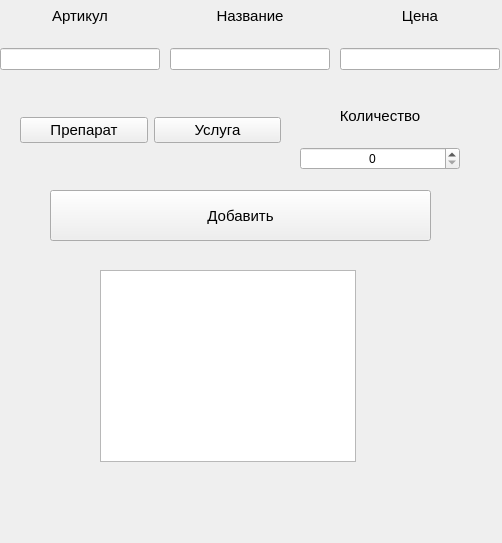
<?xml version="1.0" encoding="UTF-8"?>
<ui version="4.0">
 <class>MainWindow</class>
 <widget class="QMainWindow" name="MainWindow">
  <property name="geometry">
   <rect>
    <x>0</x>
    <y>0</y>
    <width>502</width>
    <height>543</height>
   </rect>
  </property>
  <property name="windowTitle">
   <string>MainWindow</string>
  </property>
  <widget class="QWidget" name="centralwidget">
   <widget class="QWidget" name="horizontalLayoutWidget">
    <property name="geometry">
     <rect>
      <x>20</x>
      <y>90</y>
      <width>261</width>
      <height>80</height>
     </rect>
    </property>
    <layout class="QHBoxLayout" name="horizontalLayout">
     <item>
      <widget class="QPushButton" name="preparations_push_button">
       <property name="font">
        <font>
         <family>Segoe UI</family>
         <pointsize>11</pointsize>
        </font>
       </property>
       <property name="text">
        <string>Препарат</string>
       </property>
      </widget>
     </item>
     <item>
      <widget class="QPushButton" name="services_push_button">
       <property name="font">
        <font>
         <family>Segoe UI</family>
         <pointsize>11</pointsize>
        </font>
       </property>
       <property name="text">
        <string>Услуга</string>
       </property>
      </widget>
     </item>
    </layout>
   </widget>
   <widget class="QWidget" name="verticalLayoutWidget">
    <property name="geometry">
     <rect>
      <x>0</x>
      <y>-10</y>
      <width>160</width>
      <height>80</height>
     </rect>
    </property>
    <layout class="QVBoxLayout" name="verticalLayout">
     <item>
      <widget class="QLabel" name="label">
       <property name="font">
        <font>
         <family>Segoe UI</family>
         <pointsize>11</pointsize>
        </font>
       </property>
       <property name="text">
        <string>Артикул</string>
       </property>
       <property name="alignment">
        <set>Qt::AlignCenter</set>
       </property>
      </widget>
     </item>
     <item>
      <widget class="QLineEdit" name="article_line_edit"/>
     </item>
    </layout>
   </widget>
   <widget class="QWidget" name="verticalLayoutWidget_2">
    <property name="geometry">
     <rect>
      <x>170</x>
      <y>-10</y>
      <width>160</width>
      <height>80</height>
     </rect>
    </property>
    <layout class="QVBoxLayout" name="verticalLayout_2">
     <item>
      <widget class="QLabel" name="label_2">
       <property name="font">
        <font>
         <family>Segoe UI</family>
         <pointsize>11</pointsize>
        </font>
       </property>
       <property name="text">
        <string>Название</string>
       </property>
       <property name="alignment">
        <set>Qt::AlignCenter</set>
       </property>
      </widget>
     </item>
     <item>
      <widget class="QLineEdit" name="name_line_edit"/>
     </item>
    </layout>
   </widget>
   <widget class="QWidget" name="verticalLayoutWidget_3">
    <property name="geometry">
     <rect>
      <x>340</x>
      <y>-10</y>
      <width>160</width>
      <height>80</height>
     </rect>
    </property>
    <layout class="QVBoxLayout" name="verticalLayout_3">
     <item>
      <widget class="QLabel" name="label_3">
       <property name="font">
        <font>
         <family>Segoe UI</family>
         <pointsize>11</pointsize>
        </font>
       </property>
       <property name="text">
        <string>Цена</string>
       </property>
       <property name="alignment">
        <set>Qt::AlignCenter</set>
       </property>
      </widget>
     </item>
     <item>
      <widget class="QLineEdit" name="price_line_edit"/>
     </item>
    </layout>
   </widget>
   <widget class="QWidget" name="verticalLayoutWidget_4">
    <property name="geometry">
     <rect>
      <x>300</x>
      <y>90</y>
      <width>160</width>
      <height>80</height>
     </rect>
    </property>
    <layout class="QVBoxLayout" name="verticalLayout_4">
     <item>
      <widget class="QLabel" name="label_4">
       <property name="font">
        <font>
         <family>Segoe UI</family>
         <pointsize>11</pointsize>
        </font>
       </property>
       <property name="text">
        <string>Количество</string>
       </property>
       <property name="alignment">
        <set>Qt::AlignCenter</set>
       </property>
      </widget>
     </item>
     <item>
      <widget class="QSpinBox" name="count_spin_box">
       <property name="alignment">
        <set>Qt::AlignCenter</set>
       </property>
      </widget>
     </item>
    </layout>
   </widget>
   <widget class="QPushButton" name="add_push_button">
    <property name="geometry">
     <rect>
      <x>50</x>
      <y>190</y>
      <width>381</width>
      <height>51</height>
     </rect>
    </property>
    <property name="font">
     <font>
      <family>Segoe UI</family>
      <pointsize>11</pointsize>
     </font>
    </property>
    <property name="text">
     <string>Добавить</string>
    </property>
   </widget>
   <widget class="QListWidget" name="list_widget">
    <property name="geometry">
     <rect>
      <x>100</x>
      <y>270</y>
      <width>256</width>
      <height>192</height>
     </rect>
    </property>
    <property name="font">
     <font>
      <pointsize>11</pointsize>
     </font>
    </property>
   </widget>
  </widget>
 </widget>
 <resources/>
 <connections/>
</ui>
